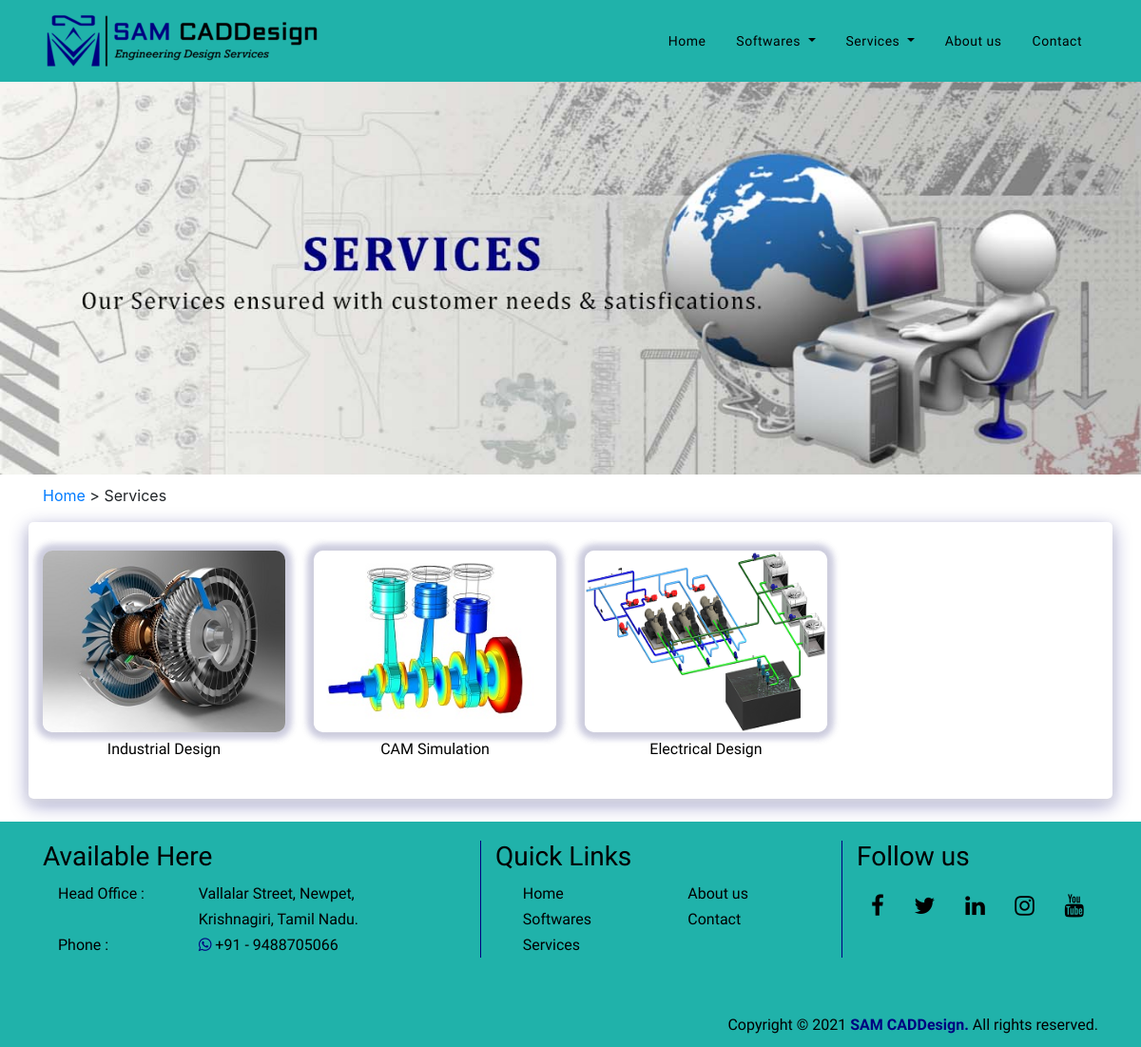
Page /services on the earlier database version.
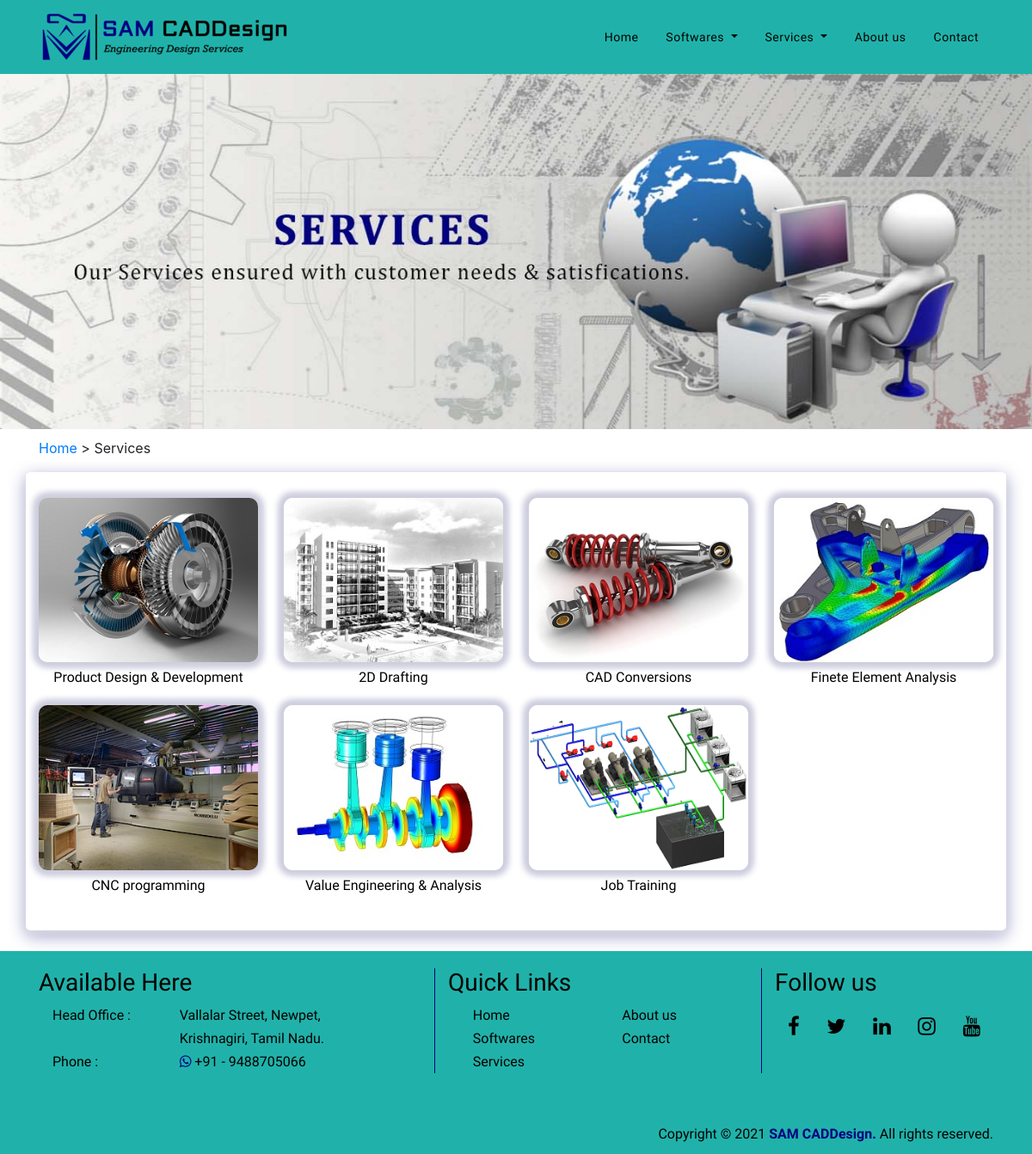
Same page on the later database version.
### website/models.py (models this page shows, shortened)
class services (models.Model):
    services_active = models.BooleanField(default=True)
    name = models.CharField(max_length=50, null=True)
    thumb_image = models.ImageField()
    name_active = models.BooleanField(default=True)
    description_1 = models.TextField()
    description_2 = models.TextField(null=True, blank=True)
    description_3 = models.TextField(null=True, blank=True)
    head_1 = models.CharField(max_length=100, null=True)
    head_1_info = models.TextField(null=True)
    image_active = models.BooleanField(default=True)
    image_1 = models.ImageField()
    image_2 = models.ImageField()
    head_2 = models.CharField(max_length=100, null=True)
    head_2_info = models.TextField(null=True)

### website/views.py (the view)
# urls.py: path('services', services_view, name="services"),
def services_view(request):
    instance = services.objects.all()
    instance_1 = header.objects.all()
    instance_2 = softwares.objects.all()
    context = {
        "services": instance,
        'header': instance_1,
        'softwares_head': instance_2,
        "title": "Services",
    }
    return render(request, "services.html", context)

### templates/services.html
{% extends 'base.html'%}
{%load static%}
{%block content%}
        <main>
            <div id="slider">
                <div id="header-slider" class="carousel slide corousel-fade" data-ride="carousel">
                    <div id="carouselExampleSlidesOnly" class="carousel slide" data-ride="carousel">
                        <div class="carousel-inner">
                            <div class="carousel-item active">
                              <img class="d-block w-100" src="../static/images/body-slider-5.jpg" alt="serivices-image">
                            </div>
                        </div>
                    </div>
                </div>
            </div>
        </main>
        <section id="softwares-solidworks">
            <div class="container">
                <p><a href="{% url 'base' %}"> Home </a> > <a> Services</a></p>
            </div>
        </section>
        <section id="services">
            <div class="container-fluid home-product">
                <div class="container">
                    <div class="row">
                        {% for data in services %}
                            {%if data.services_active%}
                            <div class="col-md-3 col-xs-6 box">
                                <div class="img-box">
                                    <a href="{% url 'services_id' data.id%}">
                                        <img src="{{data.thumb_image.url}}" alt="{{data.name}}" class="img-responsive" title="{{data.name}}">
                                    </a>
                                </div>
                                <a href="{% url 'services_id' data.id%}">{{data.name}}</a>
                            </div>
                            {%endif%}
                        {%endfor%}
                    </div>
                </div>
            </div>
        </section><br>
{%endblock content%}

### templates/base.html (shortened to what this page needs)
{% load static %}
<!DOCTYPE html>
<html lang="en">
    <head>
        <link rel="stylesheet" href="{% static 'css/main.css' %}" type="text/css" media="screen">
        <link rel="stylesheet" href="{% static 'css/response.css' %}" type="text/css">
        <link rel="stylesheet" href="{% static 'css/animated.css' %}" type="text/css">
        <link rel="stylesheet" href="https://stackpath.bootstrapcdn.com/bootstrap/4.4.1/css/bootstrap.min.css">
        <link rel="stylesheet" href="https://cdnjs.cloudflare.com/ajax/libs/animate.css/3.7.2/animate.min.css">
        <link rel="stylesheet" href="https://stackpath.bootstrapcdn.com/font-awesome/4.7.0/css/font-awesome.min.css">
    </head>
    <body>
        <div id="header">
            <div class="container p-0">
                <nav class="navbar navbar-expand-lg">
                    <a class="navbar-brand company-name" href="index.html"><img src="../static/images/company-name-compress.png" title="company-name"></a>
                    <div class="collapse navbar-collapse" id="navbarNavDropdown">
                            <ul class="navbar-nav">
                                <li class="nav-item">
                                    <a class="nav-link" href="index.html">Home<span class="sr-only">(current)</span></a>
                                </li>
                                <li class="nav-item dropdown">
                                    <div class="dropdown">
                                        <a class="nav-link dropdown-toggle" href="{% url 'softwares' %}" id="navbarDropdown" role="button" aria-haspopup="true" aria-expanded="false">
                                            Softwares
                                        </a>
                                    </div>
                                </li>
                                <li class="nav-item dropdown">
                                    <div class="dropdown">
                                        <a class="nav-link dropdown-toggle" href="{% url 'services' %}" id="navbarDropdownMenuLink" role="button" aria-haspopup="true" aria-expanded="false">
                                            Services
                                        </a>
                                    </div>
                                </li>
                                <li class="nav-item">
                                    <a class="nav-link" href="about.html">About us</a>
                                </li>
                                <li class="nav-item">
                                    <a class="nav-link" href="contact.html">Contact</a>
                                </li>
                            </ul>
                    </div>
                </nav>
            </div>
        </div>
    </body>
    {% block content %}
    {% endblock content %}
    <section id="footer">
        <div class="container">
            <div class="row p-0">
                <div class="col-md-5 col-sm-5">
                    <h3>Available Here</h3>
                    <div class="row px-3 footer-address">
                        <div class="col-sm-4 col-xs-3">Head Office :</div>
                        <div class="col-sm-8 col-xs-9">Vallalar Street, Newpet,</br> Krishnagiri, Tamil Nadu.</div>
                        <div class="col-sm-4 col-xs-3">Phone :</div>
                        <div class="col-sm-8 col-xs-9"><i class="fa fa-whatsapp" aria-hidden="true"></i> +91 - 9488705066</div>
                    </div>
                </div>
                <div class="col-md-4 col-sm-4" style="border-left: 1px solid #000080;">
                    <h3>Quick Links</h3>
                    <div class="row px-3">
                        <div class="col-md-6 col-xs-6">
                            <a class="show" href="">Home</a><br>
                            <a class="show" href="{% url 'softwares' %}">Softwares</a><br>
                            <a class="show" href="{% url 'services' %}">Services</a>
                        </div>
                        <div class="col-md-6 col-xs-6">
                            <a class="show" href="about.html">About us</a><br>
                            <a class="show" href="contact.html">Contact</a>
                        </div>
                    </div>
                </div>
                <div class="col-md-3 col-sm-3" style="border-left: 1px solid #000080;">
                    <h3>Follow us</h3>
                    <div style="text-align: center;">
                        <a class="cc-facebook btn btn-link show" href="https://www.facebook.com/munigopala.krishna" target="_blank;"><i class="fa fa-facebook" aria-hidden="true"></i></a>
                        <a class="cc-twitter btn btn-link show" href="https://twitter.com/i_munigopal" target="_blank;"><i class="fa fa-twitter" aria-hidden="true"></i></a>
                        <a class="cc-linkedin btn btn-link show" href="https://www.linkedin.com/in/er-muni-gopala-krishna-s-534aa0149/" target="_blank;"><i class="fa fa-linkedin" aria-hidden="true"></i></a>
                        <a class="cc-instagram btn btn-link show" href="https://www.instagram.com/muni_srinivasan/" target="_blank;"><i class="fa fa-instagram" aria-hidden="true"></i></a>
                        <a class="cc-youtube btn btn-link show" href="https://www.youtube.com/channel/UCGXqSLOZYB-0ESxPwSlMnZw" target="_blank;"><i class="fa fa-youtube" aria-hidden="true"></i></a>
                    </div>
                </div>
            </div><br>
            <div class="copyright">
                Copyright &copy; 2021 <a><b> SAM CADDesign. </b></a> All rights reserved.<br>
            </div>
        </div>
    </section>
</html>

### static/css/main.css (style rules this page uses)
* { margin: 0; padding: 0; }
#header { width: 100%; background-color: #20B2AA; }
#header .company-name img { width: auto; height: auto; }
#header a { color: black; font-family: 'Andada', serif; font-size: 14px; letter-spacing: 0.5px; }
#header .nav-item:last-child { padding-right: 0em; }
#header .nav-link { padding: 0.5rem 1rem; }
#slider { padding: 0 0 10px 0; }
#services .container { padding-top: 30px; padding-bottom: 20px; border-radius: 5px; box-shadow: 0 4px 8px 0 rgba(225, 225, 225, 0.8), 0 6px 20px 0 rgba(0, 0, 128, 0.4); }
#services .row a { text-align: center; color: black; font-family: 'Aldrich', sans-serif; }
#services .box { text-align: center; margin-bottom: 20px; }
#services .box img { width: 100%; height: 100%; }
#services .box .img-box { position: relative; overflow: hidden; margin: 0 0 5px 0; border-radius: 10px; box-shadow: 0 0 8px 4px rgba(225, 225, 225, 0.8), 0 0 8px 4px rgba(0, 0, 128, 0.4); }
#services .box .img-box img { max-width: 100%; transition: transform 0.75s; }
#footer { background: #20B2AA; font-family: 'Andada', serif; color: black; padding-top: 20px; padding-bottom: 10px; line-height: 27px; }
#footer .row h3 { font-family: 'Aldrich', sans-serif; }
#footer .row .show { color: black; padding: 0.5rem 0.8rem; }
#footer .btn-link { font-size: x-large; }
#footer .copyright { padding-top: 30px; text-align: right; }
#footer .copyright a { color: #000080 !important; font-family: 'Aldrich', sans-serif; }
#footer .fa-whatsapp { color: #000080; }

Differences in the rows shown:
changed services: name "Industrial Design" → "Product Design & Development"
added services: thumb_image (picture), name "2D Drafting"
changed services: thumb_image: a different picture; name "CAM Simulation" → "CAD Conversions"
changed services: thumb_image: a different picture; name "Electrical Design" → "Finete Element Analysis"
added services: thumb_image (picture), name "CNC programming"
added services: thumb_image (picture), name "Value Engineering & Analysis"
added services: thumb_image (picture), name "Job Training"
